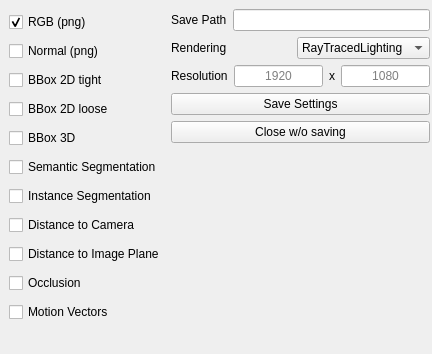
<?xml version="1.0" encoding="UTF-8"?>
<ui version="4.0">
 <class>Form</class>
 <widget class="QWidget" name="Form">
  <property name="geometry">
   <rect>
    <x>0</x>
    <y>0</y>
    <width>432</width>
    <height>354</height>
   </rect>
  </property>
  <property name="windowTitle">
   <string>Form</string>
  </property>
  <widget class="QWidget" name="horizontalLayoutWidget">
   <property name="geometry">
    <rect>
     <x>9</x>
     <y>9</y>
     <width>421</width>
     <height>341</height>
    </rect>
   </property>
   <layout class="QHBoxLayout" name="horizontalLayout">
    <item>
     <layout class="QVBoxLayout" name="verticalLayout_2">
      <item>
       <widget class="QCheckBox" name="checkBox_rgb">
        <property name="text">
         <string>RGB (png)</string>
        </property>
        <property name="checked">
         <bool>true</bool>
        </property>
       </widget>
      </item>
      <item>
       <widget class="QCheckBox" name="checkBox_normal">
        <property name="text">
         <string>Normal (png)</string>
        </property>
       </widget>
      </item>
      <item>
       <widget class="QCheckBox" name="checkBox_bb2t">
        <property name="text">
         <string>BBox 2D tight</string>
        </property>
       </widget>
      </item>
      <item>
       <widget class="QCheckBox" name="checkBox_bb2l">
        <property name="text">
         <string>BBox 2D loose</string>
        </property>
       </widget>
      </item>
      <item>
       <widget class="QCheckBox" name="checkBox_bb3">
        <property name="text">
         <string>BBox 3D</string>
        </property>
       </widget>
      </item>
      <item>
       <widget class="QCheckBox" name="checkBox_ss">
        <property name="text">
         <string>Semantic Segmentation</string>
        </property>
       </widget>
      </item>
      <item>
       <widget class="QCheckBox" name="checkBox_is">
        <property name="text">
         <string>Instance Segmentation</string>
        </property>
       </widget>
      </item>
      <item>
       <widget class="QCheckBox" name="checkBox_distcam">
        <property name="text">
         <string>Distance to Camera</string>
        </property>
       </widget>
      </item>
      <item>
       <widget class="QCheckBox" name="checkBox_distplane">
        <property name="text">
         <string>Distance to Image Plane</string>
        </property>
       </widget>
      </item>
      <item>
       <widget class="QCheckBox" name="checkBox_occ">
        <property name="text">
         <string>Occlusion</string>
        </property>
       </widget>
      </item>
      <item>
       <widget class="QCheckBox" name="checkBox_motvec">
        <property name="text">
         <string>Motion Vectors</string>
        </property>
       </widget>
      </item>
      <item>
       <spacer name="horizontalSpacer">
        <property name="orientation">
         <enum>Qt::Horizontal</enum>
        </property>
        <property name="sizeHint" stdset="0">
         <size>
          <width>40</width>
          <height>20</height>
         </size>
        </property>
       </spacer>
      </item>
     </layout>
    </item>
    <item>
     <layout class="QVBoxLayout" name="verticalLayout">
      <item>
       <layout class="QHBoxLayout" name="horizontalLayout_2">
        <item>
         <widget class="QLabel" name="label">
          <property name="text">
           <string>Save Path</string>
          </property>
         </widget>
        </item>
        <item>
         <widget class="QLineEdit" name="input_savepath"/>
        </item>
       </layout>
      </item>
      <item>
       <layout class="QHBoxLayout" name="horizontalLayout_3">
        <item>
         <widget class="QLabel" name="label_2">
          <property name="text">
           <string>Rendering</string>
          </property>
         </widget>
        </item>
        <item>
         <widget class="QComboBox" name="comboBox_rendertype">
          <item>
           <property name="text">
            <string>RayTracedLighting</string>
           </property>
          </item>
          <item>
           <property name="text">
            <string>PathTracing</string>
           </property>
          </item>
         </widget>
        </item>
       </layout>
      </item>
      <item>
       <layout class="QHBoxLayout" name="horizontalLayout_4">
        <item>
         <widget class="QLabel" name="label_3">
          <property name="text">
           <string>Resolution</string>
          </property>
         </widget>
        </item>
        <item>
         <widget class="QLineEdit" name="input_resw">
          <property name="alignment">
           <set>Qt::AlignCenter</set>
          </property>
          <property name="placeholderText">
           <string>1920</string>
          </property>
         </widget>
        </item>
        <item>
         <widget class="QLabel" name="label_4">
          <property name="text">
           <string>x</string>
          </property>
         </widget>
        </item>
        <item>
         <widget class="QLineEdit" name="input_resh">
          <property name="alignment">
           <set>Qt::AlignCenter</set>
          </property>
          <property name="placeholderText">
           <string>1080</string>
          </property>
         </widget>
        </item>
       </layout>
      </item>
      <item>
       <widget class="QPushButton" name="button_save">
        <property name="text">
         <string>Save Settings</string>
        </property>
       </widget>
      </item>
      <item>
       <widget class="QPushButton" name="button_close">
        <property name="text">
         <string>Close w/o saving</string>
        </property>
       </widget>
      </item>
      <item>
       <spacer name="verticalSpacer">
        <property name="orientation">
         <enum>Qt::Vertical</enum>
        </property>
        <property name="sizeHint" stdset="0">
         <size>
          <width>20</width>
          <height>40</height>
         </size>
        </property>
       </spacer>
      </item>
     </layout>
    </item>
   </layout>
  </widget>
 </widget>
 <resources/>
 <connections/>
</ui>
